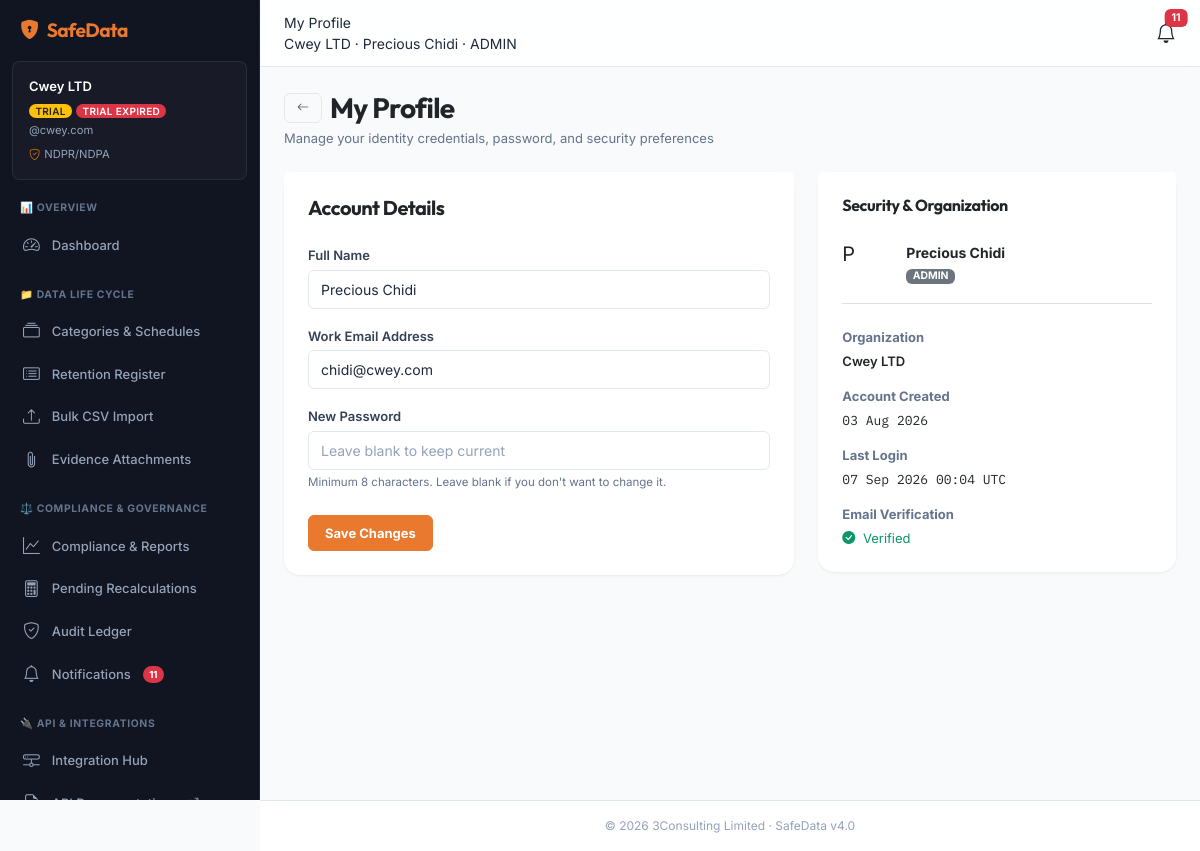
Screenshot of /profile (signed in) with the database file from the repository.
### app/models.py (models this page shows)
class User(Base):
    __tablename__ = "users"
    id = Column(Integer, primary_key=True, autoincrement=True)
    organization_id = Column(Integer, ForeignKey("organizations.id", ondelete="CASCADE"), default=1, nullable=False)
    name = Column(String(255), nullable=False)
    email = Column(String(255), unique=True, nullable=False)
    password_hash = Column(String(255), nullable=False)
    role = Column(Enum("admin", "dpo", "data_owner"), default="data_owner", nullable=False)
    is_active = Column(Boolean, default=True, nullable=False)
    must_change_password = Column(Boolean, default=False, nullable=False)
    last_login_at = Column(DateTime, nullable=True)
    email_verified_at = Column(DateTime, nullable=True)
    verification_token_hash = Column(String(64), nullable=True)
    is_platform_admin = Column(Boolean, default=False, nullable=False)
    twofa_secret = Column(String(255), nullable=True)
    twofa_enabled = Column(Boolean, default=False, nullable=False)
    twofa_recovery = Column(JSON, nullable=True)
    created_at = Column(DateTime, default=func.now(), nullable=False)
    updated_at = Column(DateTime, default=func.now(), onupdate=func.now(), nullable=False)
    deleted_at = Column(DateTime, nullable=True)
    organization = relationship("Organization")

### app/routes/app_pages.py (the view)
@router.get("/profile", response_class=HTMLResponse)
def view_profile(request: Request, db: Session = Depends(get_db)):
    session = get_session(request)
    if not session or "user_id" not in session:
        return RedirectResponse(url="/login", status_code=303)
    labels = get_country_regulation_labels(session.get("country", "OTHER"))
    user = db.query(User).filter(User.id == session["user_id"]).first()
    return templates.TemplateResponse(request=request, name="profile.html", context=_ctx(session, labels, {
        "page_title": "My Profile",
        "active_nav": "profile",
        "user": user,
    }))

### app/templates/profile.html (shortened to what this page needs)
{% extends "layout.html" %}
{% block content %}
<div class="container-fluid px-0" style="max-width: 960px;">
  <div class="d-flex justify-content-between align-items-center mb-4 flex-wrap gap-2 animate-in">
    <div>
      <div class="d-flex align-items-center gap-2">
        <a href="/dashboard" class="btn btn-outline-secondary btn-sm"><i class="bi bi-arrow-left"></i></a>
        <h1 class="h3 mb-0 fw-bold text-dark">My Profile</h1>
      </div>
      <p class="text-muted small mb-0 mt-1">Manage your identity credentials, password, and security preferences</p>
    </div>
  </div>
  <div class="row g-4">
    <div class="col-md-7">
      <div class="card shadow-sm border-0 rounded-4 bg-white animate-in">
        <div class="card-header bg-white border-0 pt-4 px-4 pb-0">
          <h2 class="h5 fw-bold text-dark mb-0">Account Details</h2>
        </div>
        <div class="card-body p-4">
          <form method="post" action="/profile">
            <div class="mb-3">
              <label class="form-label small fw-semibold">Full Name</label>
              <input type="text" name="name" class="form-control" value="{{ user.name }}" required autocomplete="name">
            </div>
            <div class="mb-3">
              <label class="form-label small fw-semibold">Work Email Address</label>
              <input type="email" name="email" class="form-control" value="{{ user.email }}" required autocomplete="email">
            </div>
            <div class="mb-4">
              <label class="form-label small fw-semibold">New Password</label>
              <input type="password" name="password" class="form-control" minlength="8"
                     placeholder="Leave blank to keep current" autocomplete="new-password">
              <div class="form-text small" style="color: var(--sd-gray-500); font-size: 0.72rem;">Minimum 8 characters. Leave blank if you don't want to change it.</div>
            </div>
            <button class="btn btn-primary fw-bold">Save Changes</button>
          </form>
        </div>
      </div>
    </div>
    <div class="col-md-5">
      <div class="card shadow-sm border-0 rounded-4 bg-white mb-4 animate-in">
        <div class="card-header bg-white border-0 pt-4 px-4 pb-0">
          <h2 class="h6 fw-bold text-dark mb-0">Security & Organization</h2>
        </div>
        <div class="card-body p-4">
          <div class="d-flex align-items-center gap-3 mb-4 pb-3 border-bottom">
            <div class="sidebar-user-avatar" style="width: 48px; height: 48px; font-size: 1.25rem;">
              {{ user.name[0] | upper if user.name else 'U' }}
            </div>
            <div>
              <div class="fw-bold text-dark">{{ user.name }}</div>
              <span class="badge bg-secondary badge-sm">{{ user.role | upper }}</span>
            </div>
          </div>
          <dl class="mb-0 small">
            <dt class="text-muted mb-1">Organization</dt>
            <dd class="fw-semibold text-dark mb-3">{{ org_name }}</dd>
            <dt class="text-muted mb-1">Account Created</dt>
            <dd class="font-mono mb-3">{{ user.created_at.strftime('%d %b %Y') if user.created_at else '—' }}</dd>
            <dt class="text-muted mb-1">Last Login</dt>
            <dd class="font-mono mb-3">{{ user.last_login_at.strftime('%d %b %Y %H:%M UTC') if user.last_login_at else 'Never' }}</dd>
            <dt class="text-muted mb-1">Email Verification</dt>
            <dd class="mb-0">
              {% if user.email_verified_at %}
                <span class="text-success"><i class="bi bi-check-circle-fill me-1"></i> Verified</span>
              {% else %}
                <span class="text-warning"><i class="bi bi-exclamation-circle-fill me-1"></i> Pending Verification</span>
              {% endif %}
            </dd>
          </dl>
        </div>
      </div>
    </div>
  </div>
</div>
{% endblock %}

### app/templates/layout.html (shortened to what this page needs)
<!DOCTYPE html>
<html lang="en">
<head>
  <link href="https://cdn.jsdelivr.net/npm/bootstrap@5.3.3/dist/css/bootstrap.min.css" rel="stylesheet">
  <link rel="stylesheet" href="https://cdn.jsdelivr.net/npm/bootstrap-icons@1.11.3/font/bootstrap-icons.min.css">
  <link rel="stylesheet" href="/static/css/app.css?v=4.2">
</head>
<body>
<div class="wrapper">
  <nav class="sidebar" id="sidebar">
    <div class="brand pt-3">
      <i class="bi bi-shield-lock-fill"></i>
      <span>{{ wl_name or 'SafeData' }}</span>
    </div>
    {% if org_name %}
    <div class="org-context">
      <div class="org-context-name">{{ org_name }}</div>
      <div class="org-context-meta">
        <span class="badge bg-{{ 'success' if org_status == 'active' else 'warning text-dark' }} badge-sm">{{ org_status | upper }}</span>
        {% if trial_days is not none %}
          {% if trial_days > 0 %}
            <span class="badge bg-warning text-dark badge-sm">{{ trial_days }}d trial</span>
          {% else %}
            <span class="badge bg-danger text-white badge-sm">Trial Expired</span>
          {% endif %}
        {% endif %}
      </div>
      <div class="org-context-domain">@{{ org_domain }}</div>
      <div class="org-context-domain" style="margin-top: 0.5rem;">
        <i class="bi bi-shield-check text-warning me-1"></i>{{ law_label }}
      </div>
    </div>
    {% endif %}
    <div class="nav-group-label">📊 Overview</div>
    <a href="/dashboard" class="{{ 'active' if active_nav == 'dashboard' else '' }}">
      <i class="bi bi-speedometer2"></i> Dashboard
    </a>
    <div class="nav-group-label">📁 Data Life Cycle</div>
    <a href="/categories" class="{{ 'active' if active_nav == 'categories' else '' }}">
      <i class="bi bi-collection"></i> Categories & Schedules
    </a>
    <a href="/records" class="{{ 'active' if active_nav == 'records' else '' }}">
      <i class="bi bi-card-list"></i> Retention Register
    </a>
    <a href="/import" class="{{ 'active' if active_nav == 'import' else '' }}">
      <i class="bi bi-upload"></i> Bulk CSV Import
    </a>
    {% if user_role in ['admin', 'dpo'] %}
    <a href="/attachments" class="{{ 'active' if active_nav == 'attachments' else '' }}">
      <i class="bi bi-paperclip"></i> Evidence Attachments
    </a>
    {% endif %}
    {% if user_role in ['admin', 'dpo'] %}
      <div class="nav-group-label">⚖️ Compliance & Governance</div>
      <a href="/reports" class="{{ 'active' if active_nav == 'reports' else '' }}">
        <i class="bi bi-graph-up"></i> Compliance & Reports
      </a>
      <a href="/recalculations" class="{{ 'active' if active_nav == 'recalculations' else '' }}">
        <i class="bi bi-calculator"></i> Pending Recalculations
      </a>
      <a href="/audit" class="{{ 'active' if active_nav == 'audit' else '' }}">
        <i class="bi bi-shield-check"></i> Audit Ledger
      </a>
      <a href="/notifications" class="{{ 'active' if active_nav == 'notifications' else '' }}">
        <i class="bi bi-bell"></i> Notifications
        {% if unread_notifications_count is defined and unread_notifications_count > 0 %}
          <span class="badge bg-danger rounded-pill float-end">{{ unread_notifications_count }}</span>
        {% endif %}
      </a>
    {% endif %}
    {% if user_role == 'admin' %}
      <div class="nav-group-label">🔌 API & Integrations</div>
      <a href="/integrations" class="{{ 'active' if active_nav == 'integrations' else '' }}">
        <i class="bi bi-hdd-network"></i> Integration Hub
      </a>
      <a href="/docs" target="_blank" class="">
        <i class="bi bi-file-earmark-code"></i> API Documentation <i class="bi bi-box-arrow-up-right small ms-1" style="font-size: 0.7rem;"></i>
      </a>
    {% else %}
      <div class="nav-group-label">📖 Help & Documentation</div>
      <a href="/help" class="{{ 'active' if active_nav == 'help' else '' }}">
        <i class="bi bi-journal-bookmark-fill"></i> Solution Manual
      </a>
    {% endif %}
  </nav>
  <div class="main-content">
    <div class="topbar">
      <div class="d-flex align-items-center gap-2">
        <div>
          <div class="topbar-title">{{ page_title }}</div>
          {% if org_name %}
            <div class="topbar-subtitle">{{ org_name }} · {{ user_name }} · {{ user_role | upper }}</div>
          {% endif %}
        </div>
      </div>
      <div class="d-flex align-items-center gap-3">
        <a class="position-relative text-dark" href="/notifications">
          <i class="bi bi-bell fs-5"></i>
          {% if unread_notifications_count is defined and unread_notifications_count > 0 %}
            <span class="badge bg-danger position-absolute top-0 start-100 translate-middle">{{ unread_notifications_count }}</span>
          {% endif %}
        </a>
      </div>
    </div>
    <div class="content-area" id="main-content">
      {% block content %}{% endblock %}
    </div>
  </div>
</div>
<footer id="footer">
  &copy; 2026 {{ wl_footer or '3Consulting Limited' }} · {{ wl_name or 'SafeData' }} v4.0
</footer>
</body>
</html>

### rows the page displays
User: name "Precious Chidi", role "ADMIN", email "chidi@cwey.com", name "P", created_at "03 Aug 2026", last_login_at "07 Sep 2026 00:04 UTC"

### other values shown
{{ wl_name or 'SafeData' }} "SafeData"
{{ org_name }} "Cwey LTD"
{{ org_status | upper }} "TRIAL"
{{ org_domain }} "cwey.com"
{{ law_label }} "NDPR/NDPA"
{{ unread_notifications_count }} "11"
{{ page_title }} "My Profile"
{{ wl_footer or '3Consulting Limited' }} "3Consulting Limited"
